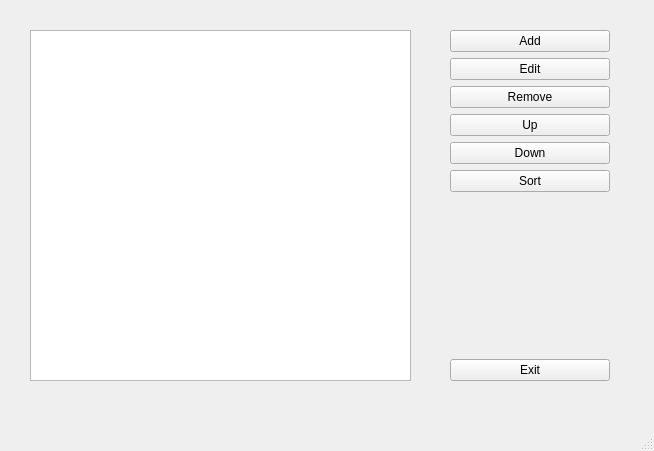
<?xml version="1.0" encoding="UTF-8"?>
<ui version="4.0">
 <class>MainWindow</class>
 <widget class="QMainWindow" name="MainWindow">
  <property name="geometry">
   <rect>
    <x>0</x>
    <y>0</y>
    <width>654</width>
    <height>451</height>
   </rect>
  </property>
  <property name="windowTitle">
   <string>MainWindow</string>
  </property>
  <widget class="QWidget" name="centralwidget">
   <widget class="QListWidget" name="listWidget">
    <property name="geometry">
     <rect>
      <x>30</x>
      <y>30</y>
      <width>381</width>
      <height>351</height>
     </rect>
    </property>
   </widget>
   <widget class="QWidget" name="verticalLayoutWidget">
    <property name="geometry">
     <rect>
      <x>450</x>
      <y>30</y>
      <width>160</width>
      <height>351</height>
     </rect>
    </property>
    <layout class="QVBoxLayout" name="verticalLayout">
     <item>
      <widget class="QPushButton" name="btn_add">
       <property name="text">
        <string>Add</string>
       </property>
      </widget>
     </item>
     <item>
      <widget class="QPushButton" name="btn_edit">
       <property name="text">
        <string>Edit</string>
       </property>
      </widget>
     </item>
     <item>
      <widget class="QPushButton" name="btn_remove">
       <property name="text">
        <string>Remove</string>
       </property>
      </widget>
     </item>
     <item>
      <widget class="QPushButton" name="btn_up">
       <property name="text">
        <string>Up</string>
       </property>
      </widget>
     </item>
     <item>
      <widget class="QPushButton" name="btn_down">
       <property name="text">
        <string>Down</string>
       </property>
      </widget>
     </item>
     <item>
      <widget class="QPushButton" name="btn_sort">
       <property name="text">
        <string>Sort</string>
       </property>
      </widget>
     </item>
     <item>
      <spacer name="verticalSpacer">
       <property name="orientation">
        <enum>Qt::Vertical</enum>
       </property>
       <property name="sizeHint" stdset="0">
        <size>
         <width>20</width>
         <height>40</height>
        </size>
       </property>
      </spacer>
     </item>
     <item>
      <widget class="QPushButton" name="btn_exit">
       <property name="text">
        <string>Exit</string>
       </property>
      </widget>
     </item>
    </layout>
   </widget>
  </widget>
  <widget class="QMenuBar" name="menubar">
   <property name="geometry">
    <rect>
     <x>0</x>
     <y>0</y>
     <width>654</width>
     <height>26</height>
    </rect>
   </property>
  </widget>
  <widget class="QStatusBar" name="statusbar"/>
 </widget>
 <resources/>
 <connections/>
</ui>
